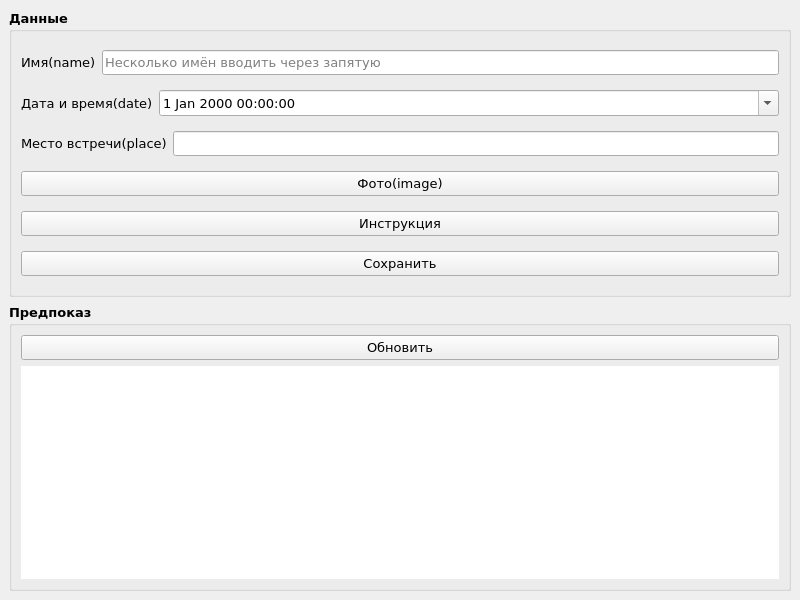
<?xml version="1.0" encoding="UTF-8"?>
<ui version="4.0">
 <class>MainWindow</class>
 <widget class="QMainWindow" name="MainWindow">
  <property name="geometry">
   <rect>
    <x>0</x>
    <y>0</y>
    <width>800</width>
    <height>600</height>
   </rect>
  </property>
  <property name="windowTitle">
   <string>MainWindow</string>
  </property>
  <widget class="QWidget" name="centralwidget">
   <layout class="QVBoxLayout" name="verticalLayout">
    <item>
     <widget class="QGroupBox" name="groupBox">
      <property name="font">
       <font>
        <family>Verdana</family>
        <pointsize>10</pointsize>
        <weight>75</weight>
        <bold>true</bold>
       </font>
      </property>
      <property name="title">
       <string>Данные</string>
      </property>
      <layout class="QVBoxLayout" name="verticalLayout_3">
       <item>
        <layout class="QHBoxLayout" name="horizontalLayout">
         <item>
          <widget class="QLabel" name="name_label">
           <property name="font">
            <font>
             <family>Verdana</family>
             <pointsize>10</pointsize>
             <weight>50</weight>
             <bold>false</bold>
            </font>
           </property>
           <property name="text">
            <string>Имя(name)</string>
           </property>
          </widget>
         </item>
         <item>
          <widget class="QLineEdit" name="name_entry">
           <property name="font">
            <font>
             <family>Verdana</family>
             <pointsize>10</pointsize>
             <weight>50</weight>
             <bold>false</bold>
            </font>
           </property>
           <property name="toolTip">
            <string>Если несколько имён, то вводить через запятую</string>
           </property>
           <property name="placeholderText">
            <string>Несколько имён вводить через запятую</string>
           </property>
           <property name="clearButtonEnabled">
            <bool>false</bool>
           </property>
          </widget>
         </item>
        </layout>
       </item>
       <item>
        <layout class="QHBoxLayout" name="horizontalLayout_2">
         <item>
          <widget class="QLabel" name="date_label">
           <property name="sizePolicy">
            <sizepolicy hsizetype="Preferred" vsizetype="Preferred">
             <horstretch>0</horstretch>
             <verstretch>0</verstretch>
            </sizepolicy>
           </property>
           <property name="font">
            <font>
             <weight>50</weight>
             <bold>false</bold>
            </font>
           </property>
           <property name="text">
            <string>Дата и время(date)</string>
           </property>
          </widget>
         </item>
         <item>
          <widget class="QDateTimeEdit" name="date_entry">
           <property name="sizePolicy">
            <sizepolicy hsizetype="Expanding" vsizetype="Maximum">
             <horstretch>0</horstretch>
             <verstretch>0</verstretch>
            </sizepolicy>
           </property>
           <property name="font">
            <font>
             <weight>50</weight>
             <bold>false</bold>
            </font>
           </property>
           <property name="calendarPopup">
            <bool>true</bool>
           </property>
           <property name="timeSpec">
            <enum>Qt::LocalTime</enum>
           </property>
          </widget>
         </item>
        </layout>
       </item>
       <item>
        <layout class="QHBoxLayout" name="horizontalLayout_3">
         <item>
          <widget class="QLabel" name="place_label">
           <property name="font">
            <font>
             <family>Verdana</family>
             <pointsize>10</pointsize>
             <weight>50</weight>
             <bold>false</bold>
            </font>
           </property>
           <property name="text">
            <string>Место встречи(place)</string>
           </property>
          </widget>
         </item>
         <item>
          <widget class="QLineEdit" name="place_entry">
           <property name="font">
            <font>
             <weight>50</weight>
             <bold>false</bold>
            </font>
           </property>
           <property name="toolTip">
            <string/>
           </property>
           <property name="placeholderText">
            <string/>
           </property>
           <property name="clearButtonEnabled">
            <bool>false</bool>
           </property>
          </widget>
         </item>
        </layout>
       </item>
       <item>
        <widget class="QPushButton" name="image_button">
         <property name="font">
          <font>
           <weight>50</weight>
           <bold>false</bold>
          </font>
         </property>
         <property name="text">
          <string>Фото(image)</string>
         </property>
        </widget>
       </item>
       <item>
        <widget class="QPushButton" name="manual_button">
         <property name="font">
          <font>
           <weight>50</weight>
           <bold>false</bold>
          </font>
         </property>
         <property name="text">
          <string>Инструкция</string>
         </property>
        </widget>
       </item>
       <item>
        <widget class="QPushButton" name="save_button">
         <property name="font">
          <font>
           <weight>50</weight>
           <bold>false</bold>
          </font>
         </property>
         <property name="text">
          <string>Сохранить</string>
         </property>
        </widget>
       </item>
      </layout>
     </widget>
    </item>
    <item>
     <widget class="QGroupBox" name="groupBox_2">
      <property name="font">
       <font>
        <family>Verdana</family>
        <pointsize>10</pointsize>
        <weight>75</weight>
        <bold>true</bold>
       </font>
      </property>
      <property name="title">
       <string>Предпоказ</string>
      </property>
      <property name="flat">
       <bool>false</bool>
      </property>
      <property name="checkable">
       <bool>false</bool>
      </property>
      <layout class="QVBoxLayout" name="verticalLayout_2">
       <item>
        <widget class="QPushButton" name="update_button">
         <property name="font">
          <font>
           <weight>50</weight>
           <bold>false</bold>
          </font>
         </property>
         <property name="text">
          <string>Обновить</string>
         </property>
        </widget>
       </item>
       <item>
        <widget class="QTextEdit" name="preview_text">
         <property name="sizePolicy">
          <sizepolicy hsizetype="Minimum" vsizetype="Minimum">
           <horstretch>0</horstretch>
           <verstretch>0</verstretch>
          </sizepolicy>
         </property>
         <property name="font">
          <font>
           <weight>50</weight>
           <bold>false</bold>
          </font>
         </property>
         <property name="autoFillBackground">
          <bool>false</bool>
         </property>
         <property name="frameShape">
          <enum>QFrame::NoFrame</enum>
         </property>
         <property name="frameShadow">
          <enum>QFrame::Sunken</enum>
         </property>
         <property name="readOnly">
          <bool>false</bool>
         </property>
        </widget>
       </item>
      </layout>
     </widget>
    </item>
   </layout>
  </widget>
 </widget>
 <resources/>
 <connections/>
</ui>
